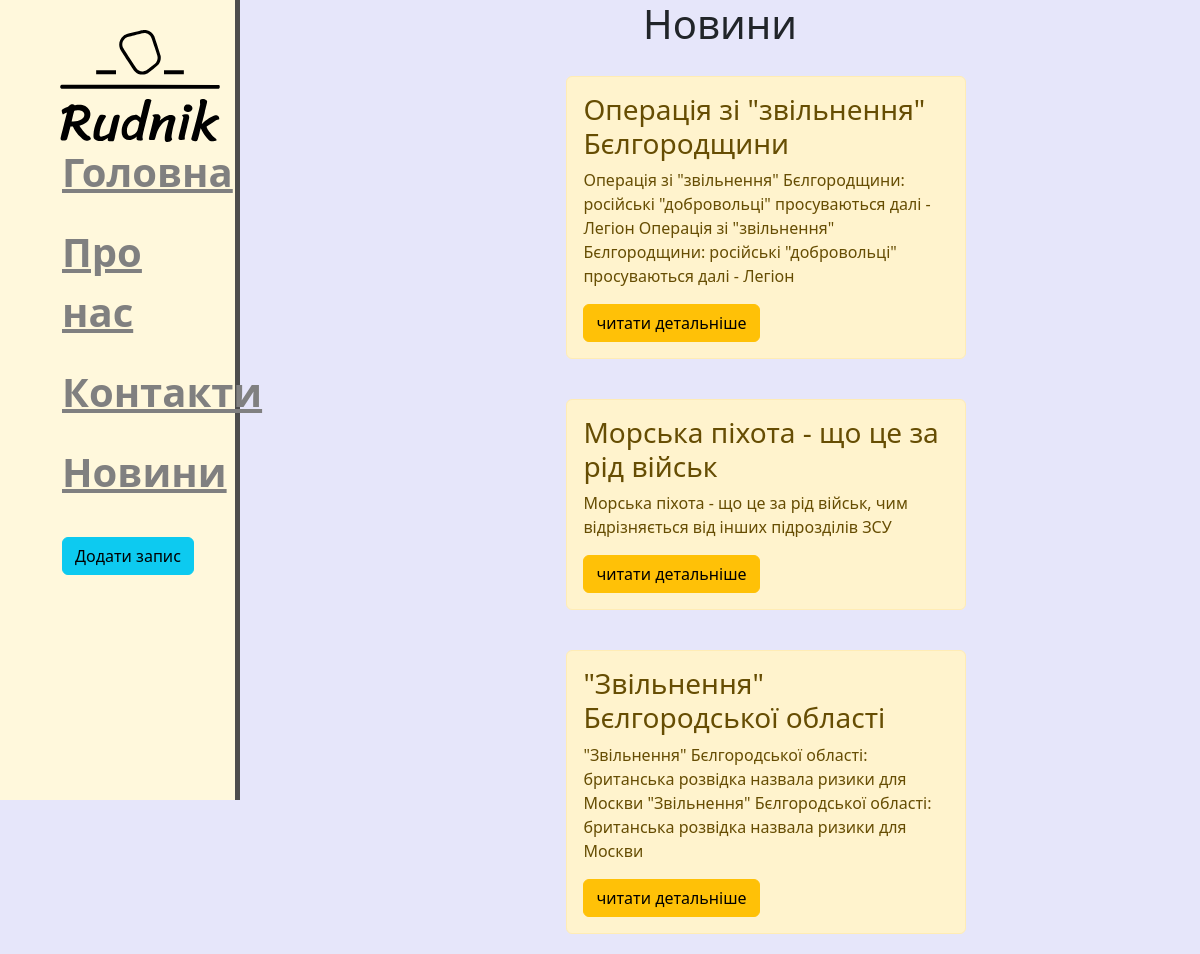
Page /news/ on the committed database.
### news/models.py (models this page shows, shortened)
class Artiles(models.Model):
    title = models.CharField('Назва', max_length=50)
    anons = models.CharField('Анонс', max_length=250)
    full_text = models.TextField('стаття')
    date=models.DateTimeField('Дата публікації')
    class Meta:
        verbose_name = 'Новина'
        verbose_name_plural = 'Новини'

### news/views.py (the view)
# urls.py: path('', views.news_home, name='news_home'),
def news_home(request):
    news = Artiles.objects.order_by('-date')
    return render(request, 'news/news_home.html', {'news': news})

### news/templates/news/news_home.html (shortened to what this page needs)
{% extends 'main/layout.html' %}
{% block content %}
    <div class="news">
        <h1>Новини</h1>
    {% if news %}
        {% for el in news %}
            <div class="alert alert-warning">
                <h3>{{ el.title }}</h3>
                <p>{{ el.anons }}</p>
                <a href="{% url 'news_detail' el.id %}" class="btn btn-warning">читати детальніше</a>
            </div>
        {% endfor %}
    {% else %}
        <p>записів нєма((((</p>
    {% endif %}
    </div>
{% endblock %}

### main/templates/main/layout.html (shortened to what this page needs)
{% load  static %}
<!doctype html>
<html lang="en">
<head>
    <link rel="stylesheet" href="https://cdn.jsdelivr.net/npm/bootstrap@5.2.3/dist/css/bootstrap.min.css">
    <link rel="stylesheet" href="{% static 'main/css/style.css' %}">
</head>
<body>
    <aside>
        <img class="logo" src="{% static 'main/img/logo.svg' %}" alt="logo">
        <ul>
            <li><a href="{% url 'home' %}">Головна</a></li>
            <li><a href="{% url 'about' %}">Про нас</a></li>
            <li><a href="{% url 'contact' %}">Контакти</a></li>
            <li><a href="{% url 'news_home' %}">Новини</a></li>
            <li><a href="{% url 'create' %}">
                <button class="btn btn-info">Додати запис</button>
            </a></li>
        </ul>
    </aside>
    <main>
        {% block content %}
        {% endblock %}
    </main>
</body>
</html>

### main/static/main/css/style.css (style rules this page uses)
body { background-color: lavender }
.logo { width: 160px; float: left; margin-left: 30px; }
aside { float: left; background-color: cornsilk; width: 20%; padding: 2.5%; height: 100vh; position: fixed; font-size: 40px; font-weight: bold; border-right: 5px solid #4d4d4d; color: grey; }
aside ul { list-style: none }
aside ul li a { color: grey; display: block; margin-top: 20px; transition: transform .6s ease; }
main { padding-left: 20%; }
.alert-warning { float: left; clear: both; width: 400px; margin: 20px 34%; text-align: left; }
.news { text-align: center; }

### rows in the picture
Artiles: title "Операція зі \"звільнення\" Бєлгородщини", anons "Операція зі \"звільнення\" Бєлгородщини: російські \"добровольці\" просуваються далі - Легіон Операція зі \"звільнення\" Бєлгородщини: російські \"добровольці\" просуваються далі - Легіон"
Artiles: title "Морська піхота - що це за рід військ", anons "Морська піхота - що це за рід військ, чим відрізняється від інших підрозділів ЗСУ"
Artiles: title "\"Звільнення\" Бєлгородської області", anons "\"Звільнення\" Бєлгородської області: британська розвідка назвала ризики для Москви \"Звільнення\" Бєлгородської області: британська розвідка назвала ризики для Москви"
